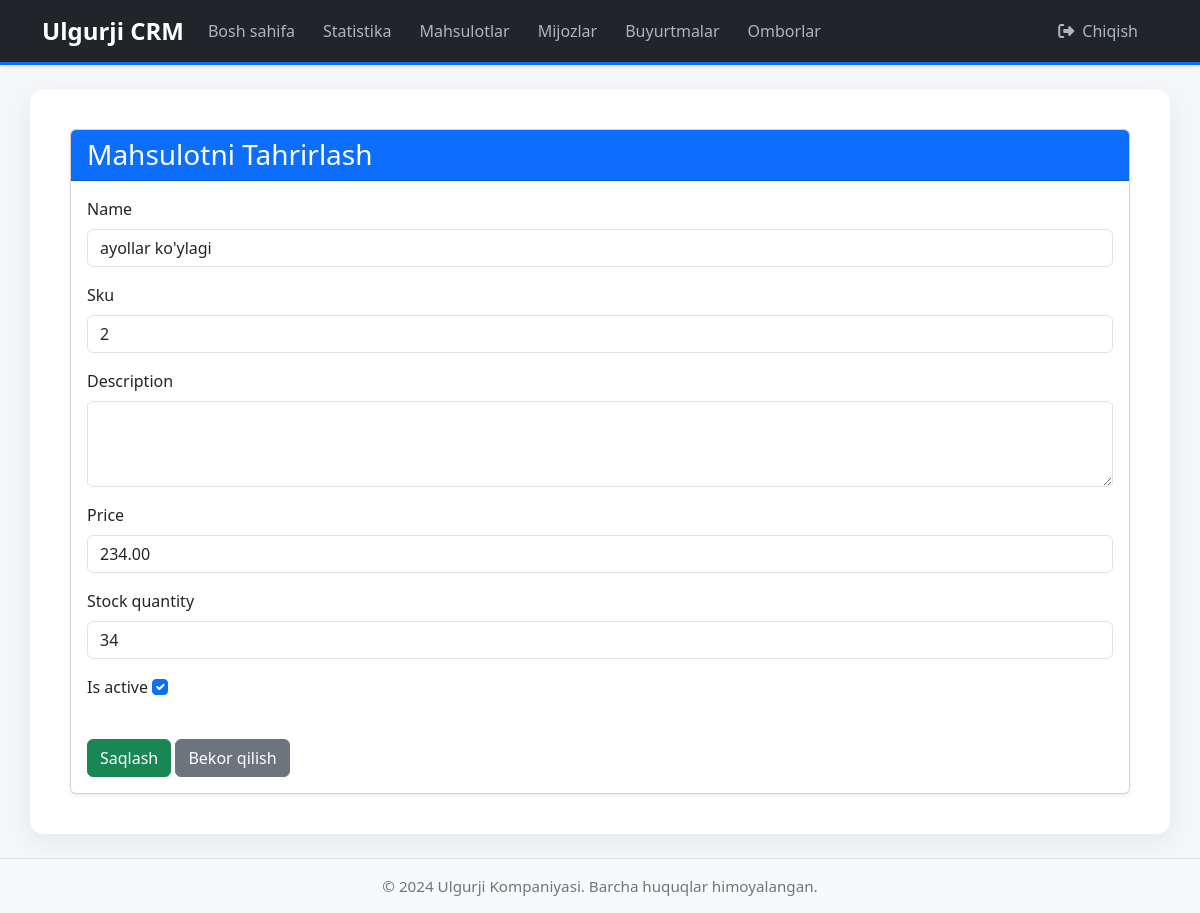
The app's page /products/2/update/ (signed in) with its own data.
### products/models.py (models this page shows, shortened)
class Product(models.Model):
    name = models.CharField(max_length=200)
    sku = models.CharField(max_length=50, unique=True) # Stock Keeping Unit
    description = models.TextField(blank=True, null=True)
    price = models.DecimalField(max_digits=10, decimal_places=2)
    stock_quantity = models.IntegerField(default=0)
    is_active = models.BooleanField(default=True)
    created_at = models.DateTimeField(auto_now_add=True)
    updated_at = models.DateTimeField(auto_now=True)
    class Meta:
        verbose_name = "Mahsulot"
        verbose_name_plural = "Mahsulotlar"
        ordering = ['name']

### products/views.py (the view)
# urls.py: path('<int:pk>/update/', views.product_update, name='product_update'),
def product_update(request, pk):
    product = get_object_or_404(Product, pk=pk)
    if request.method == 'POST':
        form = ProductForm(request.POST, instance=product)
        if form.is_valid():
            form.save()
            messages.info(request, 'Mahsulot muvaffaqiyatli yangilandi!')
            return redirect('products:product_detail', pk=pk)
    else:
        form = ProductForm(instance=product)
    return render(request, 'products/product_form.html', {'form': form, 'title': 'Mahsulotni Tahrirlash'})

### products/forms.py
class ProductForm(forms.ModelForm):
    class Meta:
        model = Product
        fields = ['name', 'sku', 'description', 'price', 'stock_quantity', 'is_active']
        widgets = {
            'name': forms.TextInput(attrs={'class': 'form-control'}),
            'sku': forms.TextInput(attrs={'class': 'form-control'}),
            'description': forms.Textarea(attrs={'class': 'form-control', 'rows': 3}),
            'price': forms.NumberInput(attrs={'class': 'form-control'}),
            'stock_quantity': forms.NumberInput(attrs={'class': 'form-control'}),
            'is_active': forms.CheckboxInput(attrs={'class': 'form-check-input'}),
        }

### products/templates/products/product_form.html (shortened to what this page needs)
{% extends 'base.html' %}
{% block content %}
<div class="card shadow-sm">
    <div class="card-header bg-primary text-white">
        <h3 class="mb-0">{{ title }}</h3>
    </div>
    <div class="card-body">
        <form method="post">
            {% for field in form %}
                <div class="mb-3">
                    <label for="{{ field.id_for_label }}" class="form-label">{{ field.label }}</label>
                    {{ field }}
                </div>
            {% endfor %}
            <button type="submit" class="btn btn-success mt-3">Saqlash</button>
            <a href="{% url 'products:product_list' %}" class="btn btn-secondary mt-3">Bekor qilish</a>
        </form>
    </div>
</div>
{% endblock %}

### core/templates/base.html (style rules this page uses)
body { background-color: #f4f6f9; font-family: 'Segoe UI', sans-serif; }

### records on screen
Product: form "ayollar ko'ylagi" "2" "234.00" "34" "☑"

### other values on screen
{{ title }} "Mahsulotni Tahrirlash"
{{ field.label }} "Name" "Sku" "Description" "Price" "Stock quantity" "Is active"
